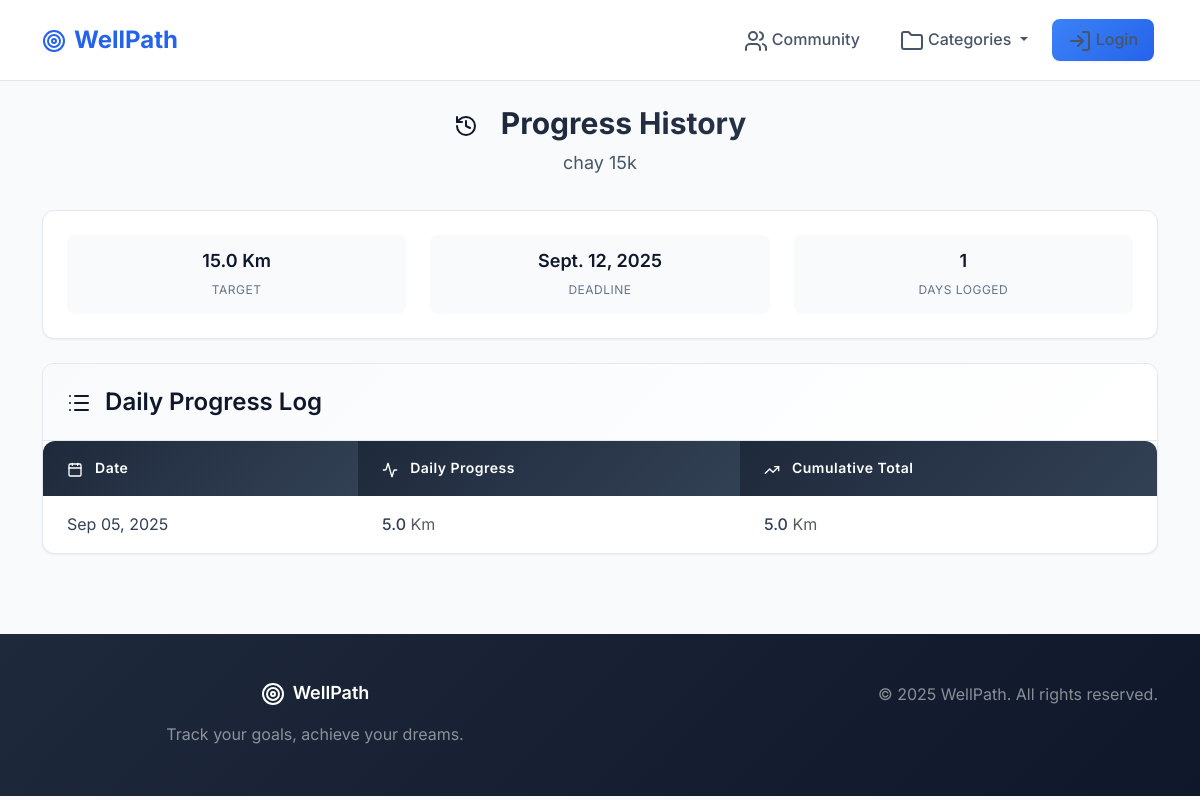
/history/5/, run on the app's committed database.
### goals/models.py (models this page shows, shortened)
class Goal(models.Model):
    user = models.ForeignKey(User, on_delete=models.CASCADE)
    title = models.CharField(max_length=100)
    description = models.TextField(blank=True)
    category = models.ForeignKey(
        Category,
        on_delete=models.CASCADE,
        blank=True,
        null=True,
        related_name="goals"
    )
    unit = models.ForeignKey(
        Unit,
        on_delete=models.CASCADE,
        null=True,
        blank=True,
        related_name="goals"
    )
    target_value = models.FloatField()
    current_value = models.FloatField(default=0)
    deadline = models.DateField(null=True, blank=True)
    is_public = models.BooleanField(default=True)
    created_at = models.DateTimeField(auto_now_add=True)
    finished_at = models.DateTimeField(null=True, blank=True)

class Unit(models.Model):
    order = models.PositiveIntegerField(default=0)
    name = models.CharField(max_length=20)  # km, kg, ml, days
    class Meta:
        ordering = ['order']
        verbose_name_plural = "Categories"

class Progress(models.Model):
    user = models.ForeignKey(User, on_delete=models.CASCADE)
    goal = models.ForeignKey(Goal, on_delete=models.CASCADE, related_name="progresses")
    value = models.FloatField()
    date = models.DateField(default=now)
    class Meta:
        constraints = [
            models.UniqueConstraint(fields=['user', 'goal', 'date'], name='unique_daily_progress')
        ]
    def is_today(self):
        return self.date == now().date()

### goals/views.py (the view)
# urls.py: path('history/<int:goal_id>/', views.progress_history, name='progress_history'),
def progress_history(request, goal_id):
    goal = get_object_or_404(Goal, id=goal_id)
    progress_history = Progress.objects.filter(goal=goal).order_by("-date")
    return render(request, "goals/history.html", {"goal": goal, "progress_history": progress_history})

### goals/views.py (called while the page is built)
def categories_context(request):
    return {'categories': Category.objects.all()}

### goals/templates/goals/history.html (shortened to what this page needs)
{% extends "goals/base.html" %}
{% block content %}
<div class="container">
    <div class="page-header">
        <h1 class="page-title">
            <i data-lucide="history" class="me-3"></i>
            Progress History
        </h1>
        <p class="page-subtitle">{{ goal.title }}</p>
    </div>
    <div class="modern-card mb-4">
        <div class="modern-card-body">
            <div class="row">
                <div class="col-md-4">
                    <div class="goal-stat">
                        <span class="goal-stat-value">{{ goal.target_value }} {{ goal.unit.name }}</span>
                        <span class="goal-stat-label">Target</span>
                    </div>
                </div>
                <div class="col-md-4">
                    <div class="goal-stat">
                        <span class="goal-stat-value">{{ goal.deadline|default:"No deadline" }}</span>
                        <span class="goal-stat-label">Deadline</span>
                    </div>
                </div>
                <div class="col-md-4">
                    <div class="goal-stat">
                        <span class="goal-stat-value">{{ progress_history|length }}</span>
                        <span class="goal-stat-label">Days Logged</span>
                    </div>
                </div>
            </div>
        </div>
    </div>
    <div class="modern-card">
        <div class="modern-card-header">
            <h3 class="mb-0">
                <i data-lucide="list" class="me-2"></i>
                Daily Progress Log
            </h3>
        </div>
        <div class="modern-card-body p-0">
            <table class="modern-table">
                <thead>
                    <tr>
                        <th>
                            <i data-lucide="calendar" class="me-2" style="width: 16px; height: 16px;"></i>
                            Date
                        </th>
                        <th>
                            <i data-lucide="activity" class="me-2" style="width: 16px; height: 16px;"></i>
                            Daily Progress
                        </th>
                        <th>
                            <i data-lucide="trending-up" class="me-2" style="width: 16px; height: 16px;"></i>
                            Cumulative Total
                        </th>
                    </tr>
                </thead>
                <tbody>
                    {% with total=0 %}
                    {% for p in progress_history %}
                        {% with total=total|add:p.value %}
                        <tr>
                            <td>
                                <div class="d-flex align-items-center">
                                    {{ p.date|date:"M d, Y" }}
                                </div>
                            </td>
                            <td>
                                <span class="fw-medium">{{ p.value|floatformat:1 }}</span>
                                <span class="text-muted">{{ goal.unit.name }}</span>
                            </td>
                            <td>
                                <span class="fw-medium">{{ total|floatformat:1 }}</span>
                                <span class="text-muted">{{ goal.unit.name }}</span>
                            </td>
                        </tr>
                        {% endwith %}
                    {% endfor %}
                    {% endwith %}
                </tbody>
            </table>
        </div>
    </div>
{% endblock %}

### goals/static/goals/css/modern-styles.css (style rules this page uses)
:root { --primary-50: #eff6ff; --primary-100: #dbeafe; --primary-200: #bfdbfe; --primary-300: #93c5fd; --primary-400: #60a5fa; --primary-500: #3b82f6; --primary-600: #2563eb; --primary-700: #1d4ed8; --primary-800: #1e40af; --primary-900: #1e3a8a; --success-50: #f0fdf4; --success-100: #dcfce7; --success-500: #22c55e; --success-600: #16a34a; --warning-50: #fffbeb; --warning-100: #fef3c7; --warning-500: #f59e0b; --warning-600: #d97706; --error-50: #fef2f2; --error-100: #fee2e2; --error-500: #ef4444; --error-600: #dc2626; --neutral-50: #f8fafc; --neutral-100: #f1f5f9; --neutral-200: #e2e8f0; --neutral-300: #cbd5e1; --neutral-400: #94a3b8; --neutral-500: #64748b; --neutral-600: #475569; --neutral-700: #334155; --neutral-800: #1e293b; --neutral-900: #0f172a; --font-size-xs: 0.75rem; --font-size-sm: 0.875rem; --font-size-base: 1rem; --font-size-lg: 1.125rem; --font-size-xl: 1.25rem; --font-size-2xl: 1.5rem; --font-size-3xl: 1.875rem; --font-size-4xl: 2.25rem; --space-1: 0.25rem; --space-2: 0.5rem; --space-3: 0.75rem; --space-4: 1rem; --space-5: 1.25rem; --space-6: 1.5rem; --space-8: 2rem; --space-10: 2.5rem; --space-12: 3rem; --space-16: 4rem; --space-20: 5rem; --shadow-sm: 0 1px 2px 0 rgb(0 0 0 / 0.05); --shadow-md: 0 4px 6px -1px rgb(0 0 0 / 0.1), 0 2px 4px -2px rgb(0 0 0 / 0.1); --shadow-lg: 0 10px 15px -3px rgb(0 0 0 / 0.1), 0 4px 6px -4px rgb(0 0 0 / 0.1); --shadow-xl: 0 20px 25px -5px rgb(0 0 0 / 0.1), 0 8px 10px -6px rgb(0 0 0 / 0.1); --radius-sm: 0.375rem; --radius-md: 0.5rem; --radius-lg: 0.75rem; --radius-xl: 1rem; }
* { box-sizing: border-box; }
body { font-family: 'Inter', -apple-system, BlinkMacSystemFont, 'Segoe UI', Roboto, sans-serif; line-height: 1.6; color: var(--neutral-700); background-color: var(--neutral-50); margin: 0; padding: 0; }
h1, h2, h3, h4, h5, h6 { font-weight: 600; line-height: 1.2; margin-bottom: var(--space-4); color: var(--neutral-900); }
h1 { font-size: var(--font-size-4xl); }
h3 { font-size: var(--font-size-2xl); }
p { margin-bottom: var(--space-4); color: var(--neutral-600); }
.modern-card { background: white; border-radius: var(--radius-lg); box-shadow: var(--shadow-sm); border: 1px solid var(--neutral-200); transition: all 0.3s ease; overflow: hidden; }
.modern-card-header { padding: var(--space-6); border-bottom: 1px solid var(--neutral-200); background: linear-gradient(135deg, var(--neutral-50), white); }
.modern-card-body { padding: var(--space-6); }
.modern-table { width: 100%; border-collapse: collapse; background: white; border-radius: var(--radius-lg); overflow: hidden; box-shadow: var(--shadow-sm); }
.modern-table th { background: linear-gradient(135deg, var(--neutral-800), var(--neutral-700)); color: white; padding: var(--space-4) var(--space-6); font-weight: 600; text-align: left; font-size: var(--font-size-sm); letter-spacing: 0.5px; }
.modern-table td { padding: var(--space-4) var(--space-6); border-bottom: 1px solid var(--neutral-200); }
.modern-table tbody tr:last-child td { border-bottom: none; }
.goal-stat { text-align: center; padding: var(--space-3); background-color: var(--neutral-50); border-radius: var(--radius-md); }
.goal-stat-value { font-size: var(--font-size-lg); font-weight: 600; color: var(--neutral-900); display: block; }
.goal-stat-label { font-size: var(--font-size-xs); color: var(--neutral-500); text-transform: uppercase; letter-spacing: 0.5px; }
.fade-in { animation: fadeIn 0.6s ease-out; }
.page-header { margin-bottom: var(--space-8); text-align: center; }
.page-title { font-size: var(--font-size-3xl); font-weight: 700; margin-bottom: var(--space-2); background: linear-gradient(135deg, var(--neutral-900), var(--neutral-700)); -webkit-background-clip: text; -webkit-text-fill-color: transparent; background-clip: text; }
.page-subtitle { font-size: var(--font-size-lg); color: var(--neutral-600); }

### data on the page
Goal: title "chay 15k", target_value "15.0", unit.name "Km", deadline "Sept. 12, 2025"
Progress: date "Sep 05, 2025", value "5.0"

### other printed values
{{ progress_history|length }} "1"
